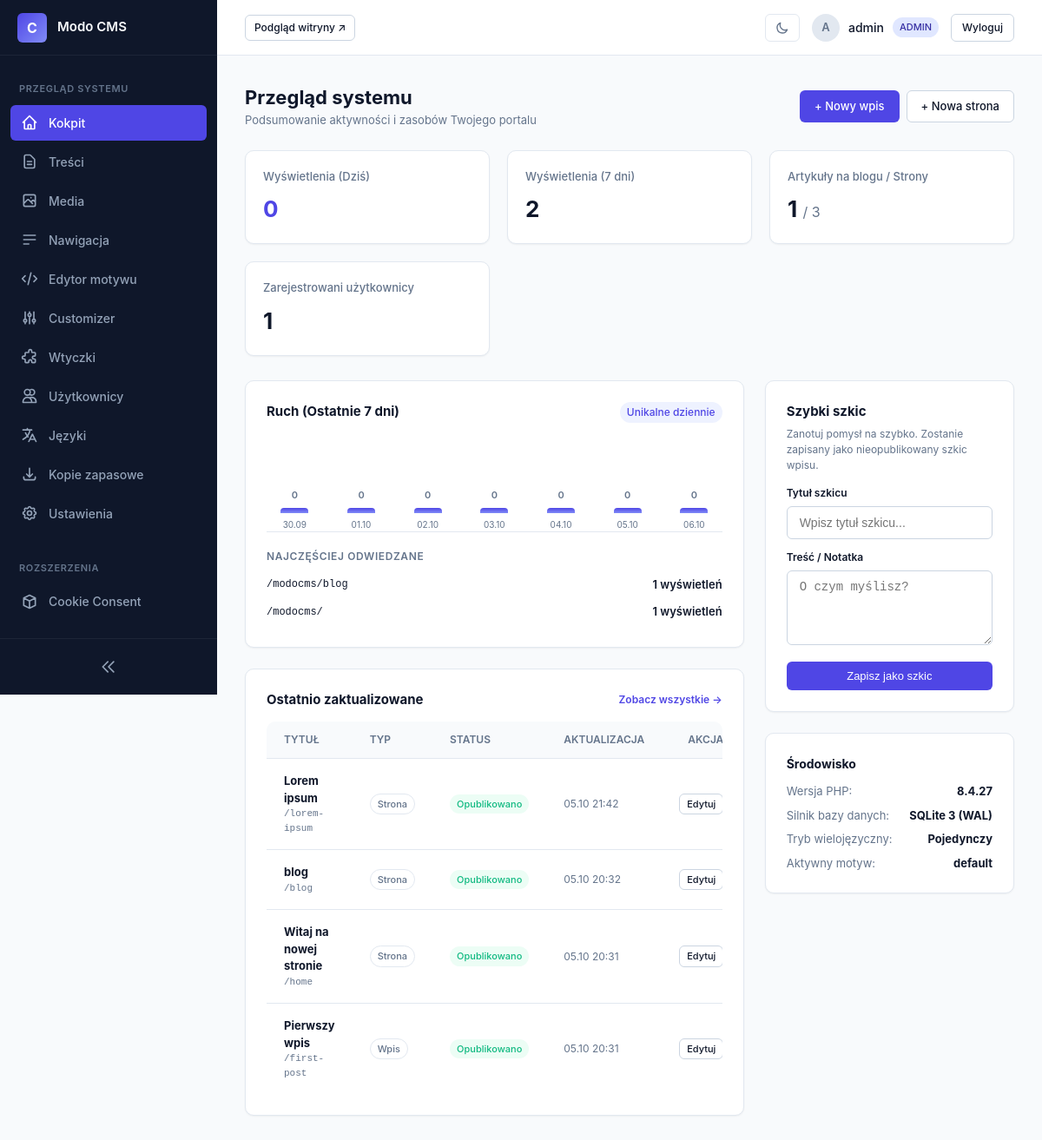
/admin/index.php (signed in), run on an earlier commit of the app's database.
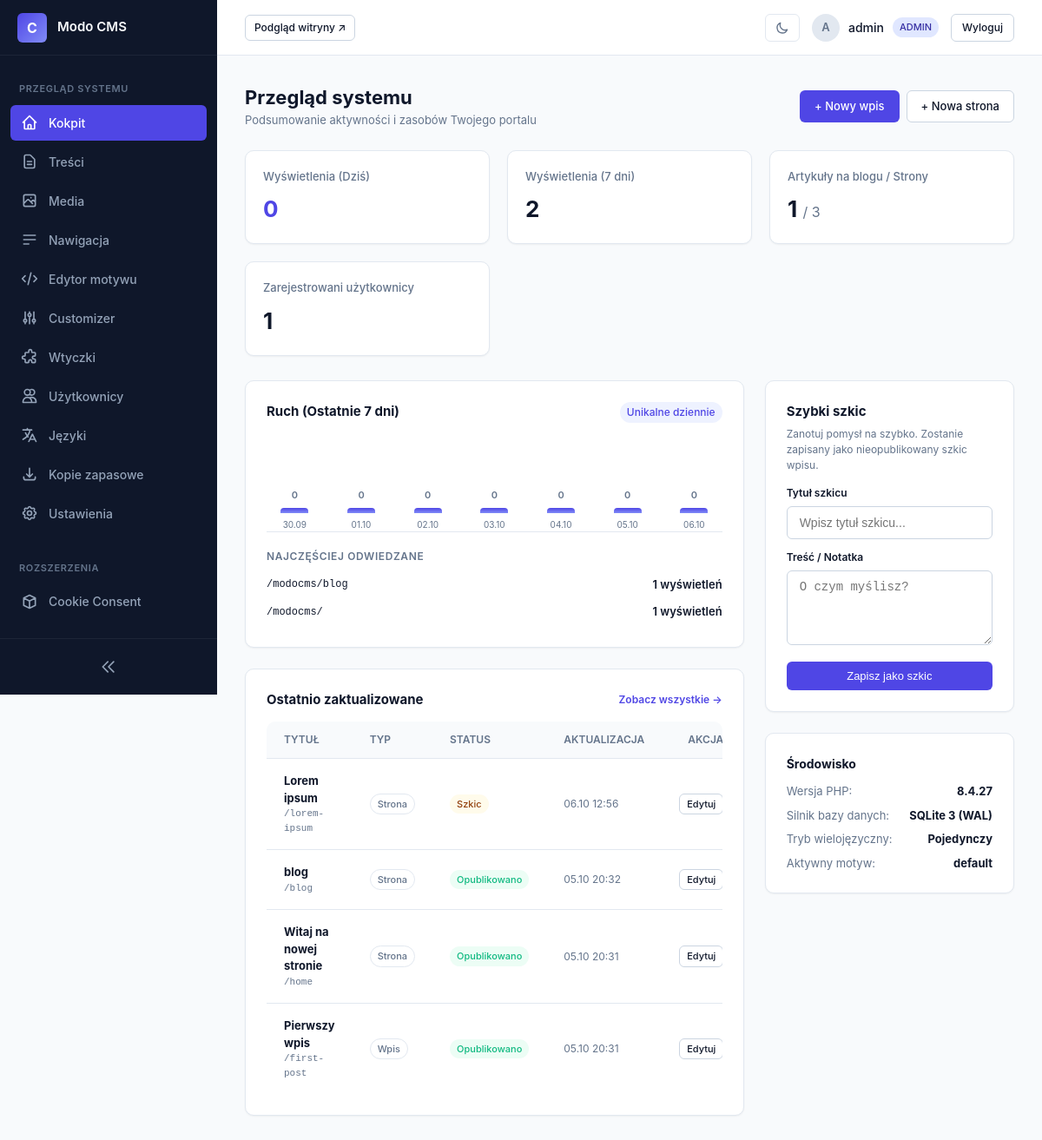
And on a later commit of the database.
### tables this page shows
CREATE TABLE plugins (folder TEXT PRIMARY KEY, is_active INTEGER DEFAULT 0);

CREATE TABLE pages (
                    id INTEGER PRIMARY KEY AUTOINCREMENT,
                    parent_id INTEGER DEFAULT 0,
                    slug TEXT NOT NULL,
                    title TEXT NOT NULL,
                    content TEXT,
                    type TEXT NOT NULL DEFAULT 'page',
                    status TEXT DEFAULT 'published',
                    lang TEXT NOT NULL DEFAULT 'en',
                    translation_group TEXT NOT NULL,
                    featured_image TEXT,
                    meta_title TEXT,
                    meta_description TEXT,
                    author_id INTEGER REFERENCES users(id) ON DELETE SET NULL,
                    created_at DATETIME DEFAULT CURRENT_TIMESTAMP,
                    updated_at DATETIME DEFAULT CURRENT_TIMESTAMP
                );

CREATE TABLE settings (key TEXT PRIMARY KEY, value TEXT);

### core/PluginLoader.php (called while the page is built, shortened)
<?php
class PluginLoader {
    public static function loadActivePlugins(): void {
        try {
            $db = Database::getConnection();
            $stmt = $db->query("SELECT folder FROM plugins WHERE is_active = 1");
            if ($stmt) {
                $activePlugins = $stmt->fetchAll(\PDO::FETCH_COLUMN) ?: [];
            }
        } catch (\Throwable $e) {
            $activePlugins = [];
        }
    }
}

### core/bootstrap.php (called while the page is built, shortened)
<?php
require_once __DIR__ . '/GetSimpleCompat.php';
require_once __DIR__ . '/I18n.php';
\Core\PluginLoader::loadActivePlugins();

### core/Security.php (called while the page is built, shortened)
<?php
final class Security {
    public static function sanitize(string $data): string {
        return htmlspecialchars(trim($data), ENT_QUOTES, 'UTF-8');
    }
}

### core/Router.php (called while the page is built, shortened)
<?php
final class Router {
    public static function getOption(string $configurationKey, string $defaultFallback = ''): string {
        $database = Database::getConnection();
        $statement = $database->prepare("SELECT value FROM settings WHERE key = :key LIMIT 1");
        $statement->execute([':key' => $configurationKey]);
        $resultRow = $statement->fetch();
        return $resultRow ? (string)$resultRow['value'] : $defaultFallback;
    }
}

### admin/index.php (the view, shortened to what the rows shown need)
<?php
require_once __DIR__ . '/../core/bootstrap.php';
require_once __DIR__ . '/views/header.php';
$db = Database::getConnection();
$recentContent = $db->query("
    SELECT p.id, p.title, p.slug, p.type, p.status, p.updated_at, u.username as author_name
    FROM pages p
    LEFT JOIN users u ON p.author_id = u.id
    ORDER BY p.updated_at DESC
    LIMIT 6
")->fetchAll();
?>
<div class="page-header">
    <div>
        <h1 class="page-title"><?= _e('System Overview') ?></h1>
    </div>
</div>
<div class="dashboard-layout">
    <div>
        <div class="card">
            <div style="display:flex; justify-content:space-between; align-items:center; margin-bottom: 16px;">
                <h2 style="font-size: 15px; font-weight: 700; color: var(--text-main); margin: 0;"><?= _e('Traffic (Last 7 Days)') ?></h2>
            </div>
        </div>
        <div class="card">
            <div style="display:flex; justify-content:space-between; align-items:center; margin-bottom: 14px;">
                <h2 style="font-size: 15px; font-weight: 700; color: var(--text-main); margin: 0;"><?= _e('Recently Updated') ?></h2>
            </div>
            <div class="table-container" style="border: none; box-shadow: none;">
                <table class="pro-table">
                    <thead>
                        <tr>
                            <th><?= _e('Title') ?></th>
                            <th><?= _e('Type') ?></th>
                            <th><?= _e('Status') ?></th>
                            <th><?= _e('Updated') ?></th>
                            <th style="text-align: right;"><?= _e('Action') ?></th>
                        </tr>
                    </thead>
                    <tbody>
                        <?php foreach ($recentContent as $rc): ?>
                            <tr>
                                <td>
                                    <strong><a href="page-edit.php?id=<?= $rc['id'] ?>" style="color: var(--text-main); text-decoration: none;"><?= Security::sanitize($rc['title']) ?></a></strong>
                                    <div style="font-size: 11px; color: var(--text-muted); font-family: monospace;">/<?= Security::sanitize($rc['slug']) ?></div>
                                </td>
                                <td>
                                    <span class="badge" style="background: var(--bg-surface, #1e293b); color: var(--text-muted); font-size: 11px; border: 1px solid var(--border-subtle);">
                                    </span>
                                </td>
                                <td>
                                    <span class="badge <?= $rc['status'] === 'published' ? 'badge-success' : 'badge-warning' ?>" style="font-size: 11px;">
                                    </span>
                                </td>
                                <td style="font-size: 12px; color: var(--text-muted);"><?= date('d.m H:i', strtotime($rc['updated_at'])) ?></td>
                                <td style="text-align: right;">
                                    <a href="page-edit.php?id=<?= $rc['id'] ?>" class="btn btn-secondary" style="padding: 3px 8px; font-size: 11px;"><?= _e('Edit') ?></a>
                                </td>
                            </tr>
                        <?php endforeach; ?>
                    </tbody>
                </table>
            </div>
        </div>
    </div>
    <div>
        <div class="card">
            <h2 style="font-size: 15px; font-weight: 700; margin-bottom: 6px; color: var(--text-main);"><?= _e('Quick Draft') ?></h2>
        </div>
        <div class="card">
            <ul style="list-style: none; font-size: 13px; display: flex; flex-direction: column; gap: 8px; color: var(--text-muted); padding: 0; margin: 0;">
                <li style="display: flex; justify-content: space-between;">
                    <span><?= _e('Active Theme') ?>:</span> <strong style="color: var(--text-main);"><?= htmlspecialchars(\Core\Router::getOption('active_theme', 'default'), ENT_QUOTES, 'UTF-8') ?></strong>
                </li>
            </ul>
        </div>
    </div>
</div>
<?php require_once __DIR__ . '/views/footer.php'; ?>

### core/GetSimpleCompat.php (shortened to what the rows shown need)
<?php
    if (!function_exists('render_admin_sidebar_icon')) {
        function render_admin_sidebar_icon(string $icon = ''): string {
            $icon = trim($icon);
            $d = ($icon !== '' && !preg_match('/[<>&"\']/', $icon))
                ? $icon
                : 'M20 7l-8-4-8 4m16 0l-8 4m8-4v10l-8 4m0-10L4 7m8 4v10M4 7v10l8 4';
            return '<svg class="nav-icon" fill="none" stroke="currentColor" stroke-width="2" viewBox="0 0 24 24"><path stroke-linecap="round" stroke-linejoin="round" d="' . htmlspecialchars($d, ENT_QUOTES, 'UTF-8') . '"/></svg>';
        }
    }
    if (!function_exists('render_admin_plugin_navigation')) {
        function render_admin_plugin_navigation(string $cssItemClass = 'nav-link'): void {
            $currentId = $_GET['id'] ?? '';
            $currentAction = $_GET['action'] ?? '';
            foreach (\Core\GSRegistry::$adminSidebarItems as $item) {
                $isActive = ($currentId === $item['id']) || ($currentAction !== '' && $currentAction === $item['action']);
                $url = 'plugins.php?id=' . urlencode($item['id']);
                $activeClass = $isActive ? ' active' : '';
                $label = function_exists('i18n_r') ? i18n_r($item['title']) : $item['title'];
                echo '<a href="' . htmlspecialchars($url, ENT_QUOTES, 'UTF-8') . '" class="' . htmlspecialchars($cssItemClass, ENT_QUOTES, 'UTF-8') . $activeClass . '" title="' . htmlspecialchars($label, ENT_QUOTES, 'UTF-8') . '">';
                echo render_admin_sidebar_icon($item['icon'] ?? '');
                echo '<span class="nav-text">' . htmlspecialchars($label, ENT_QUOTES, 'UTF-8') . '</span>';
                echo '</a>' . PHP_EOL;
            }
        }
    }
    if (!function_exists('i18n_r')) {
        function i18n_r(string $key): string {
            $parts = explode('/', $key);
            $cleanKey = end($parts);
            return function_exists('__') ? __($cleanKey) : $key;
        }
    }

### core/I18n.php (shortened to what the rows shown need)
<?php
    final class I18n {
        private static string $frontendLang = 'en';
        private static string $adminLang = 'en';
        private static string $defaultLang = 'en';
        private static array $translations = [];
        private static array $availableLanguages = [];
        public static function init(): void {
            self::$defaultLang = class_exists('\Core\Router') ? Router::getOption('default_language', 'en') : 'en';
            $rawLangs = class_exists('\Core\Router') ? Router::getOption('available_languages', 'en:English,pl:Polski') : 'en:English,pl:Polski';
            self::$availableLanguages = [];
            foreach (explode(',', $rawLangs) as $pair) {
                $parts = explode(':', trim($pair));
                if (count($parts) === 2) {
                    self::$availableLanguages[trim($parts[0])] = trim($parts[1]);
                }
            }
            $configuredAdminLang = class_exists('\Core\Router') ? Router::getOption('admin_language', self::$defaultLang) : self::$defaultLang;
            if (isset($_SESSION['user_admin_lang']) && array_key_exists($_SESSION['user_admin_lang'], self::$availableLanguages)) {
                self::$adminLang = $_SESSION['user_admin_lang'];
            } elseif (array_key_exists($configuredAdminLang, self::$availableLanguages)) {
                self::$adminLang = $configuredAdminLang;
            } else {
                self::$adminLang = self::$defaultLang;
            }
        }
        private static function detectFrontendLanguage(): void {
            $isMultilingual = class_exists('\Core\Router') && Router::getOption('multilingual_frontend', '0') === '1';
            if (!$isMultilingual) {
                self::$frontendLang = self::$defaultLang;
                return;
            }
        }
        public static function loadDictionary(string $lang): void {
            $lang = preg_replace('/[^a-z0-9_-]/i', '', $lang);
            $filePath = __DIR__ . '/../languages/' . $lang . '.json';
            if (file_exists($filePath)) {
                $json = file_get_contents($filePath);
                $data = json_decode((string)$json, true);
                if (is_array($data)) {
                    self::$translations[$lang] = $data;
                    return;
                }
            }
            self::$translations[$lang] = [];
        }
        public static function translate(string $key, ?string $lang = null): string {
            if ($lang === null) {
                $isAdmin = defined('IN_ADMIN') && IN_ADMIN === true;
                $lang = $isAdmin ? self::$adminLang : self::$frontendLang;
            }
            $translated = self::$translations[$lang][$key] ?? null;
            if ($translated !== null && $translated !== '') {
                return (string)$translated;
            }
            return $key;
        }
    }
    if (!function_exists('__')) {
        function __(string $key, ?string $lang = null): string {
            return \Core\I18n::translate($key, $lang);
        }
    }
    if (!function_exists('_e')) {
        function _e(string $key, ?string $lang = null): void {
            echo htmlspecialchars(\Core\I18n::translate($key, $lang), ENT_QUOTES, 'UTF-8');
        }
    }

What changed in the data, as far as the page shows it:
changed pages "Lorem ipsum": lang "Strona Opublikowano Edytuj" → "Strona Szkic Edytuj"; status "published" → "draft" (drawn); updated_at "05.10 21:42" → "06.10 12:56"
